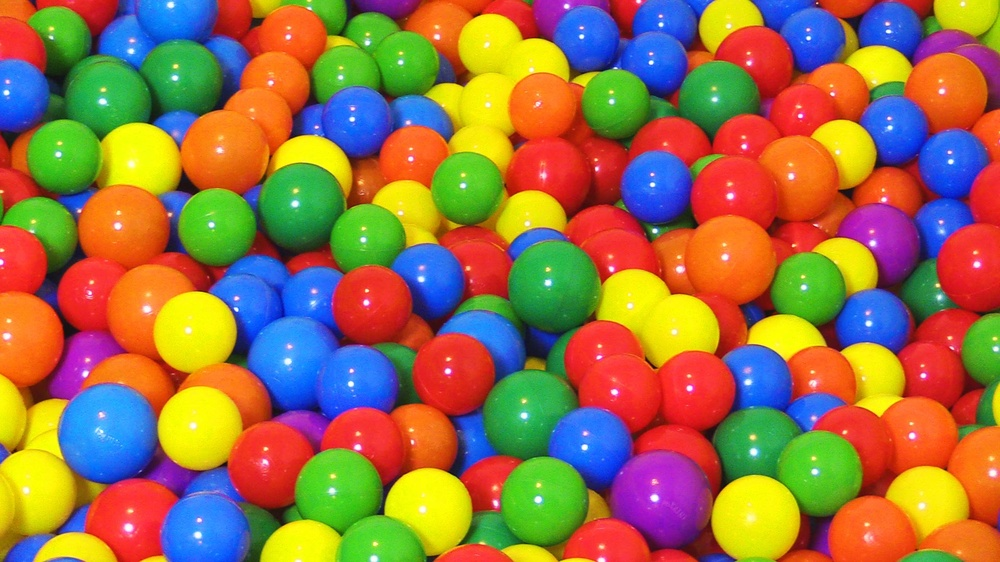
#> input picture sesion_7/balls.jpg, 1000 x 562 px, shrunk from 1920 x 1080 before the run, given in place of the camera
$ python improc.5.py   (Python 2 division)
#> lines starting #> are read from the running program, lines starting #| are printed output that depends on the picture; after the words box and inside, x2 and y2 are one past the last pixel; in counts of white or black regions, pixels touching at a corner belong together
import cv2
import numpy as np

cap = cv2.VideoCapture(0)

while True:
    # Take each frame
    _, frame = cap.read()
#> frame is the input picture: shape (562, 1000, 3); mean B, G, R 71.1, 114.8, 153.5

    # Convert BGR to HSV
    hsv = cv2.cvtColor(frame, cv2.COLOR_BGR2HSV)
#> hsv: shape (562, 1000, 3); mean H, S, V 55.7, 212.5, 205.5

    # define range of blue color in HSV
    lower_blue = np.array([110,50,50]) # H - 155
    upper_blue = np.array([130,255,255]) # H - 184

    # Threshold the HSV image to get only blue colors
    mask = cv2.inRange(hsv, lower_blue, upper_blue)
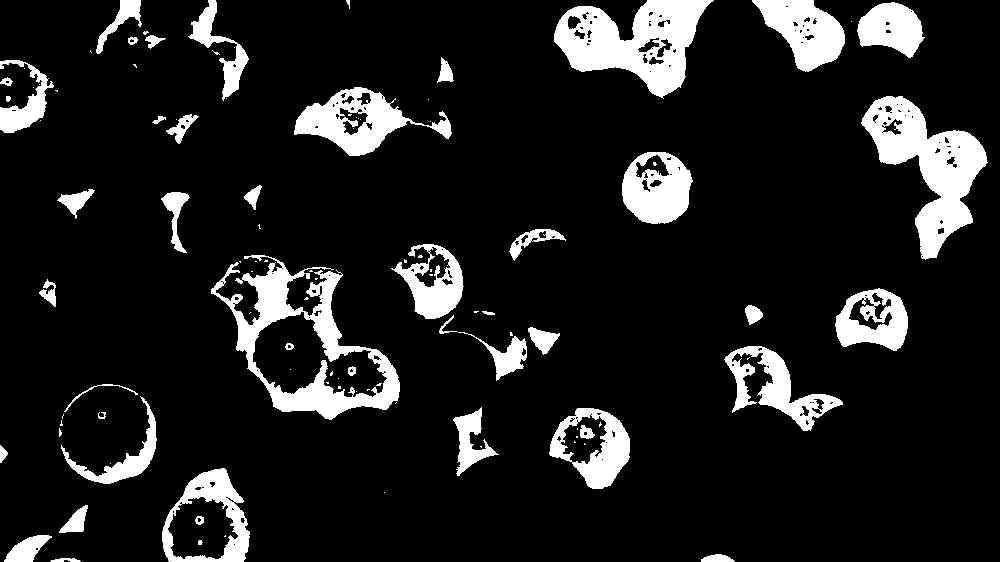
#> mask: shape (562, 1000); 12.1% white; 106 white regions (59 under 20 px), largest, box (x1, y1, x2, y2) and area: (211, 255, 400, 420) 8683, (861, 96, 988, 260) 8482, (554, 0, 714, 99) 8264

    # Bitwise-AND mask and original image
    res = cv2.bitwise_and(frame,frame, mask= mask)
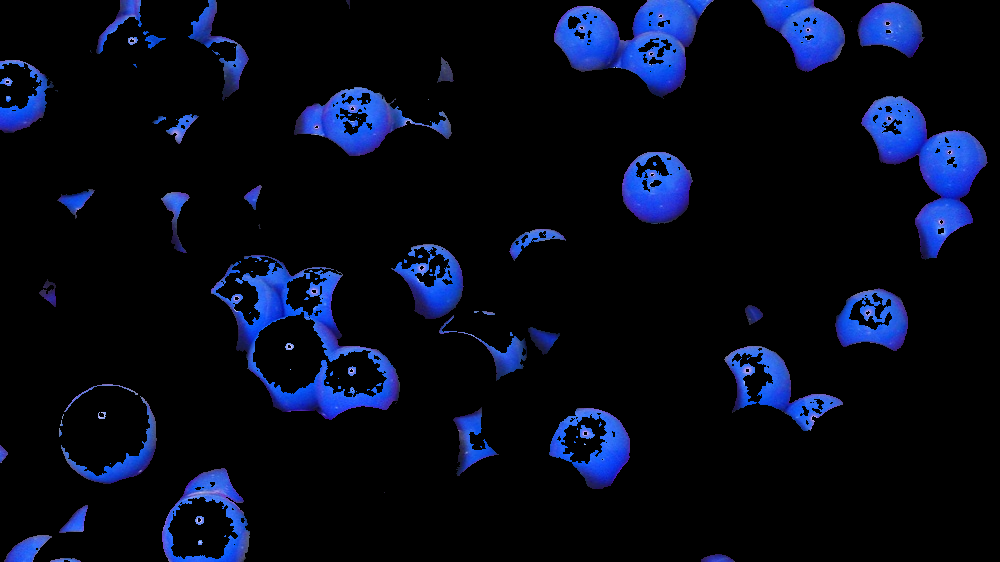
#> res: shape (562, 1000, 3); mean B, G, R 25.1, 9.8, 5.4

    cv2.imshow('frame',frame)
    cv2.imshow('mask',mask)
    cv2.imshow('res',res)
    k = cv2.waitKey(5) & 0xFF
#> (key Esc is pressed here)
    if k != 255:
    	print k
    if k == 109:
	    print "Mascara guardada"
	    cv2.imwrite("mascara.jpg", mask)
	    cv2.imwrite("frame_mascara.jpg", res)
	    cv2.imwrite("frame.jpg", frame)
    if k == 27:
        break

cv2.destroyAllWindows()
